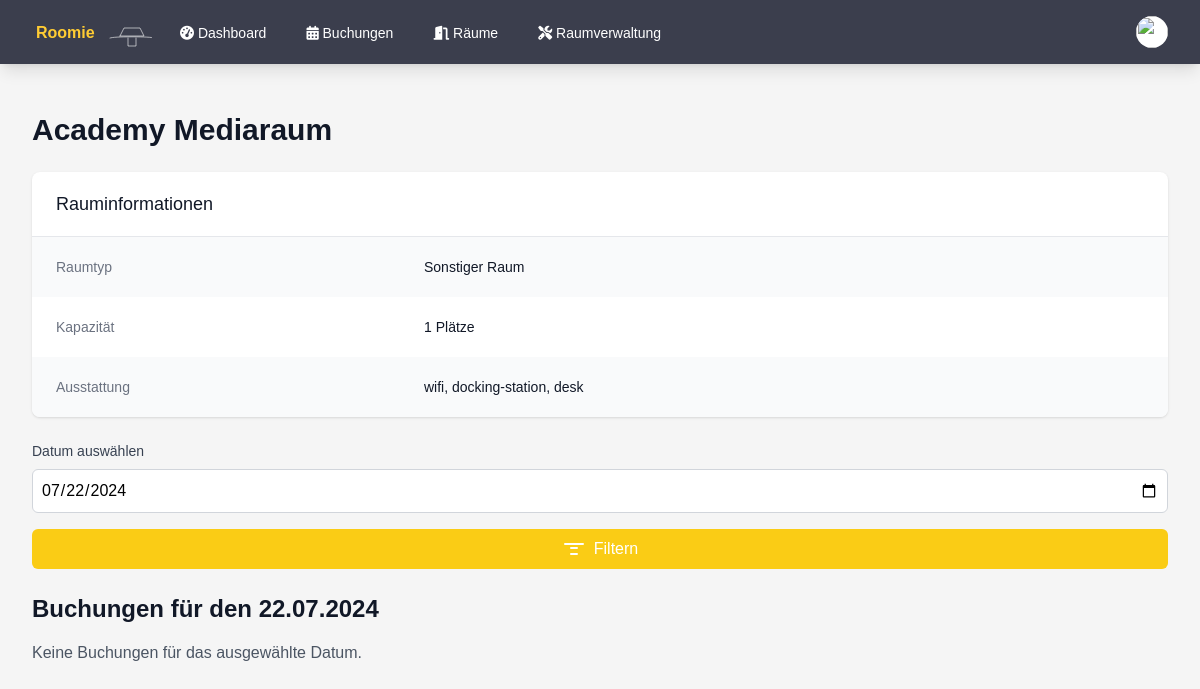
The page /room_details.php?id=17 (signed in) on the database its author committed.
### tables this page shows
CREATE TABLE rooms (
        id INTEGER PRIMARY KEY AUTOINCREMENT,
        name TEXT NOT NULL,
        number TEXT,
        type TEXT NOT NULL,
        capacity INTEGER DEFAULT 0,
        is_favorite INTEGER DEFAULT 0,
        equipment TEXT,
        grid_position INTEGER
    );

### auth.php (called while the page is built, shortened)
<?php
function isAdmin() {
    return isset($_SESSION['is_admin']) && $_SESSION['is_admin'] == 1;
}

### room_details.php (the view, shortened to what this page needs)
<?php
require_once 'auth.php';
$room_id = $_GET['id'] ?? null;
$selected_date = $_GET['date'] ?? date('Y-m-d');
try {
    $db = getDatabaseConnection();
    $stmt = $db->prepare('SELECT r.*
                          FROM rooms r
                          WHERE r.id = :id');
    $stmt->execute(['id' => $room_id]);
    $room = $stmt->fetch(PDO::FETCH_ASSOC);
    $stmt = $db->prepare('SELECT b.*, u.name as user_name
                          FROM bookings b
                          JOIN users u ON b.user_id = u.id
                          WHERE b.room_id = :room_id AND b.date = :selected_date
                          ORDER BY b.start_time');
    $stmt->execute(['room_id' => $room_id, 'selected_date' => $selected_date]);
    $bookings = $stmt->fetchAll(PDO::FETCH_ASSOC);
    $selected_date_formatted = (new DateTime($selected_date))->format('d.m.Y');
} catch (Exception $e) {
    $error = $e->getMessage();
}
function getRoomTypeName($type)
{
    switch ($type) {
        default:
            return 'Sonstiger Raum';
    }
}
?>
<!DOCTYPE html>
<html lang="de">
<head>
    <script src="https://cdn.tailwindcss.com"></script>
    <link rel="stylesheet" href="styles.css">
    <link rel="stylesheet" href="https://cdnjs.cloudflare.com/ajax/libs/font-awesome/6.1.1/css/all.min.css">
</head>
<body class="bg-custom-background">
<nav class="bg-custom-nav shadow-lg" x-data="{ open: false }">
        <div class="max-w-7xl mx-auto px-4 sm:px-6 lg:px-8">
            <div class="flex justify-between h-16">
                <div class="flex">
                    <div class="flex-shrink-0 flex items-center">
                        <a href="index.php">
                            <img class="h-8 w-auto" src="test.svg" alt="Roomie Logo">
                        </a>
                    </div>
                    <div class="hidden sm:ml-6 sm:flex sm:space-x-8">
                        <a href="index.php" class="inline-flex items-center px-1 pt-1 border-b-2 text-sm font-medium <?php echo $current_page == 'index.php' ? 'active' : 'inactive'; ?>">
                            <i class="fas fa-tachometer-alt"></i>&nbsp;Dashboard
                        </a>
                        <a href="bookings.php" class="inline-flex items-center px-1 pt-1 border-b-2 text-sm font-medium <?php echo $current_page == 'bookings.php' ? 'active' : 'inactive'; ?>">
                            <i class="fas fa-calendar-alt"></i>&nbsp;Buchungen
                        </a>
                        <a href="rooms.php" class="inline-flex items-center px-1 pt-1 border-b-2 text-sm font-medium <?php echo $current_page == 'rooms.php' ? 'active' : 'inactive'; ?>">
                            <i class="fas fa-door-open"></i>&nbsp;Räume
                        </a>
                        <?php if (isAdmin()) : ?>
                            <a href="admin_rooms.php" class="inline-flex items-center px-1 pt-1 border-b-2 text-sm font-medium <?php echo $current_page == 'admin_rooms.php' ? 'active' : 'inactive'; ?>">
                                <i class="fas fa-tools"></i>&nbsp;Raumverwaltung
                            </a>
                        <?php endif; ?>
                    </div>
                </div>
                <div class="hidden sm:ml-6 sm:flex sm:items-center">
                    <div class="ml-3 relative" x-data="{ open: false }">
                        <div>
                            <button @click="open = !open" class="bg-white rounded-full flex text-sm focus:outline-none focus:ring-2 focus:ring-offset-2 focus:ring-yellow-500" id="user-menu" aria-haspopup="true" x-bind:aria-expanded="open">
                                <img class="h-8 w-8 rounded-full" src="<?php echo !empty($user['profile_image']) ? 'uploads/' . htmlspecialchars($user['profile_image']) : 'https://images.unsplash.com/photo-1472099645785-5658abf4ff4e?ixlib=rb-1.2.1&ixid=eyJhcHBfaWQiOjEyMDd9&auto=format&fit=facearea&facepad=2&w=256&h=256&q=80'; ?>" alt="">
                            </button>
                        </div>
                    </div>
                </div>
            </div>
        </div>
    </nav>
    <div class="max-w-7xl mx-auto py-6 sm:px-6 lg:px-8">
        <div class="px-4 py-6 sm:px-0">
            <?php if (isset($error)) : ?>
                <div class="bg-red-100 border-l-4 border-red-500 text-red-700 p-4 mb-6" role="alert">
                    <p><?php echo htmlspecialchars($error); ?></p>
                </div>
            <?php else : ?>
                <h1 class="text-3xl font-bold text-gray-900 mb-6"><?php echo htmlspecialchars($room['name']); ?></h1>
                <div class="bg-white shadow overflow-hidden sm:rounded-lg mb-6">
                    <div class="px-4 py-5 sm:px-6">
                        <h3 class="text-lg leading-6 font-medium text-gray-900">
                            Rauminformationen
                        </h3>
                    </div>
                    <div class="border-t border-gray-200">
                        <dl>
                            <div class="bg-gray-50 px-4 py-5 sm:grid sm:grid-cols-3 sm:gap-4 sm:px-6">
                                <dt class="text-sm font-medium text-gray-500">
                                    Raumtyp
                                </dt>
                                <dd class="mt-1 text-sm text-gray-900 sm:mt-0 sm:col-span-2">
                                    <?php echo htmlspecialchars(getRoomTypeName($room['type'])); ?>
                                </dd>
                            </div>
                            <div class="bg-white px-4 py-5 sm:grid sm:grid-cols-3 sm:gap-4 sm:px-6">
                                <dt class="text-sm font-medium text-gray-500">
                                    Kapazität
                                </dt>
                                <dd class="mt-1 text-sm text-gray-900 sm:mt-0 sm:col-span-2">
                                    <?php echo $room['capacity']; ?> Plätze
                                </dd>
                            </div>
                            <div class="bg-gray-50 px-4 py-5 sm:grid sm:grid-cols-3 sm:gap-4 sm:px-6">
                                <dt class="text-sm font-medium text-gray-500">
                                    Ausstattung
                                </dt>
                                <dd class="mt-1 text-sm text-gray-900 sm:mt-0 sm:col-span-2">
                                    <?php
                                    $equipment = json_decode($room['equipment'], true);
                                    echo $equipment ? implode(', ', $equipment) : 'Keine spezielle Ausstattung';
                                    ?>
                                </dd>
                            </div>
                        </dl>
                    </div>
                </div>
                <form method="GET" action="room_details.php" class="mb-6">
                    <label for="date" class="block text-sm font-medium text-gray-700 mb-2">Datum auswählen</label>
                    <input type="date" id="date" name="date" value="<?php echo htmlspecialchars($selected_date); ?>" class="w-full bg-white border border-gray-300 rounded-md p-2 mb-4">
                    <button type="submit" class="w-full bg-yellow-400 hover:bg-yellow-500 text-white rounded-md p-2 transition-colors duration-200 flex items-center justify-center">
                        <svg xmlns="http://www.w3.org/2000/svg" class="h-6 w-6 mr-2" fill="none" viewBox="0 0 24 24" stroke="currentColor">
                            <path stroke-linecap="round" stroke-linejoin="round" stroke-width="2" d="M3 7h18M9 17h6M9 11h6" />
                        </svg>
                        Filtern
                    </button>
                </form>
                <h2 class="text-2xl font-bold text-gray-900 mb-4">Buchungen für den <?php echo htmlspecialchars($selected_date_formatted); ?></h2>
                <?php if (empty($bookings)) : ?>
                    <p class="text-gray-600">Keine Buchungen für das ausgewählte Datum.</p>
                <?php endif; ?>
            <?php endif; ?>
        </div>
    </div>
</body>
</html>

### styles.css (style rules this page uses)
.mb-4 { margin-bottom: 1rem; }
.inactive { color: #fff !important; border-color: transparent !important; }
body { font-family: 'Source Sans 3', sans-serif; }
.bg-custom-nav { background-color: #3b3e4d; }
.bg-custom-background { background-color: #f5f5f5; }

### room_details.php (style rules this page uses)
body { font-family: 'Source Sans 3', sans-serif; }

### rows shown on the page
rooms: name "Academy Mediaraum", type "Sonstiger Raum", capacity "1", equipment "wifi, docking-station, desk"

### other values the page prints
$selected_date_formatted "22.07.2024"
